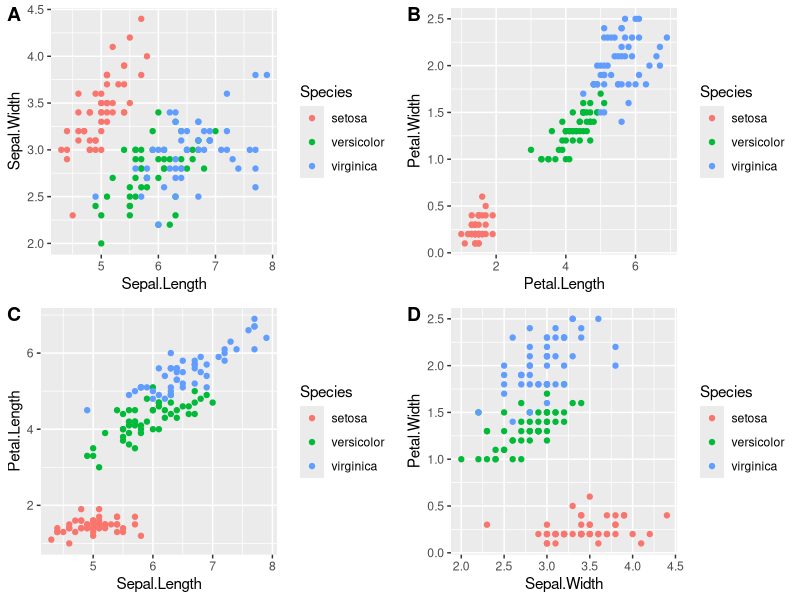
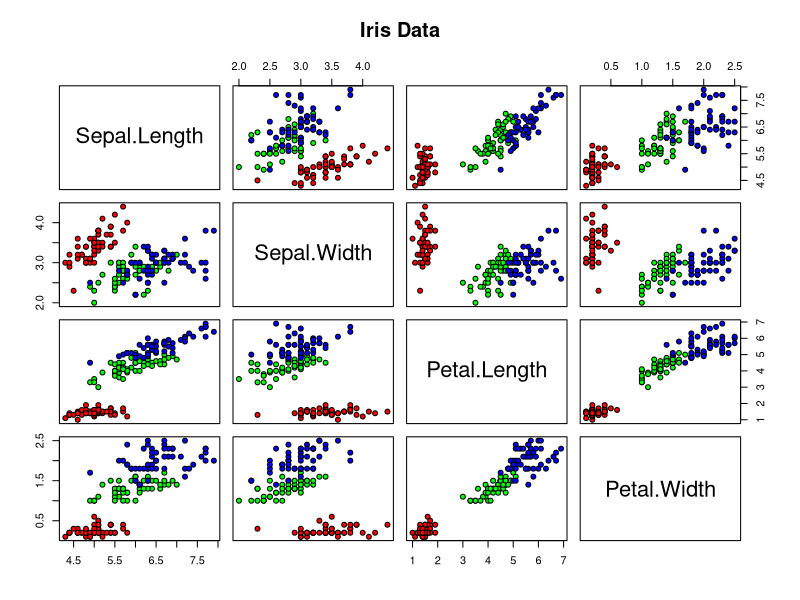
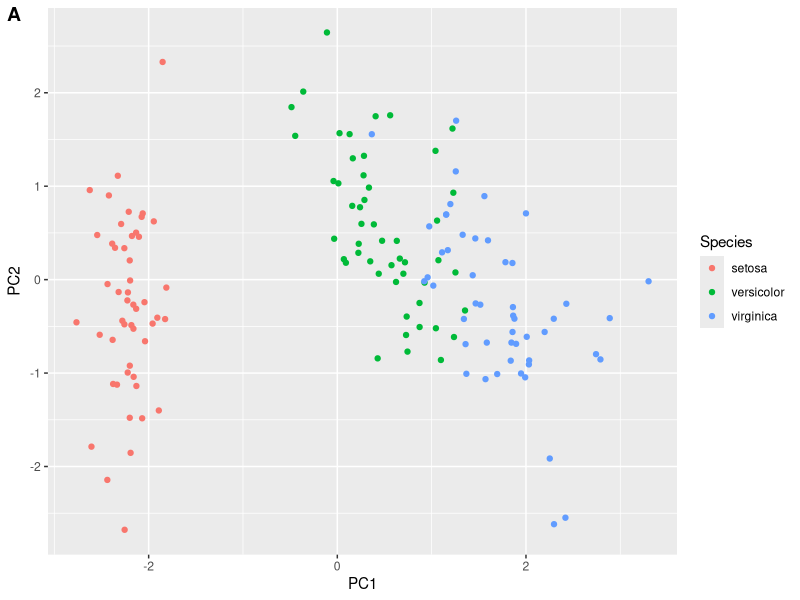
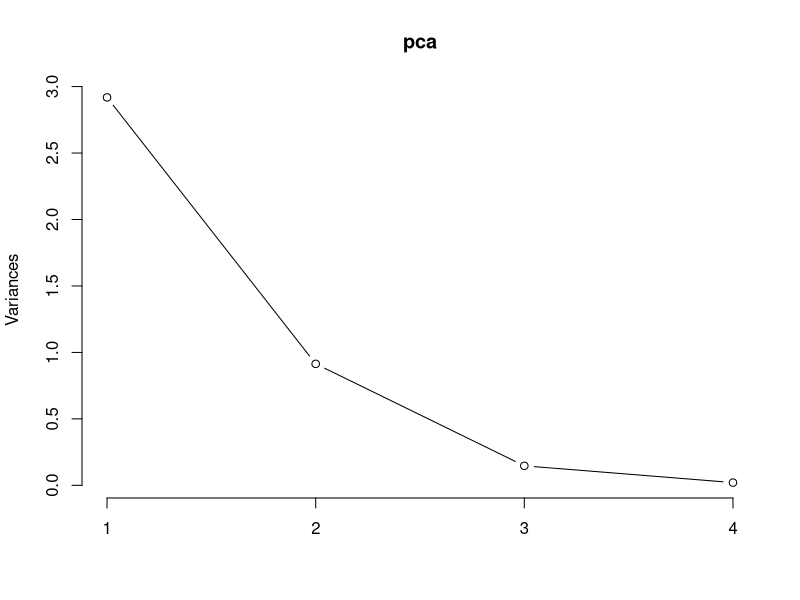
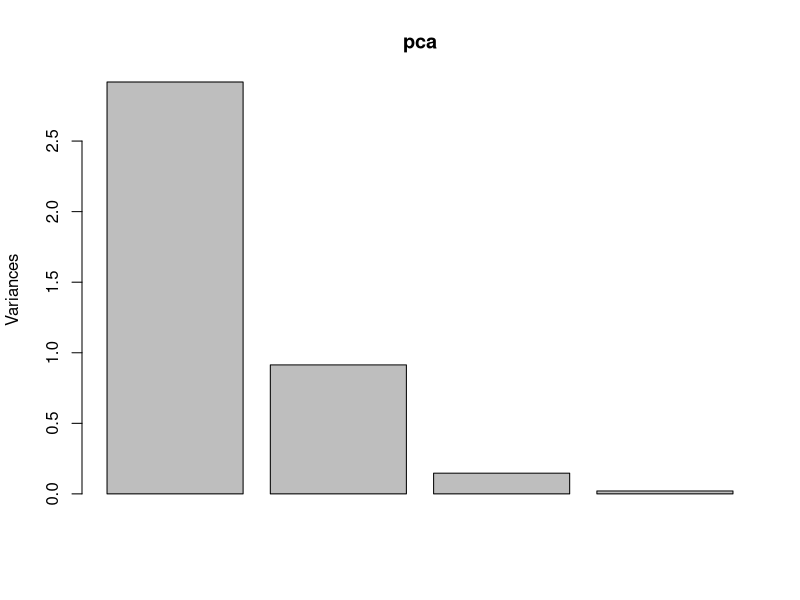

The R source for these figures, in order:
cat("\f")

library(datasets)
library(ggplot2)
library(cowplot)
library(dplyr)
library(grid)

head(iris)
summary(iris)

# Scatter plot
p1 <- ggplot(iris, aes(x=Sepal.Length, y=Sepal.Width, color=Species))+geom_point()
p2 <- ggplot(iris, aes(x=Petal.Length, y=Petal.Width, color=Species)) + geom_point()
p3 <- ggplot(iris, aes(x=Sepal.Length, y=Petal.Length, color=Species)) + geom_point()
p4 <- ggplot(iris, aes(x=Sepal.Width, y=Petal.Width, color=Species)) + geom_point()

plot_grid(p1,p2,p3, p4, labels = "AUTO")

# Scatter plot
pairs(iris[1:4], main = "Iris Data", pch = 21, bg = c("red", "green", "blue")[unclass(iris$Species)])

# PCA
iris_pca <- iris %>% select(-Species) %>%
  scale() %>%
  prcomp() ->
  pca

summary(pca)
head(pca$x)

# add species data into the PCA data
pca_data <- data.frame(pca$x, Species=iris$Species)
head(pca_data)

q1 = ggplot(pca_data, aes(x=PC1, y=PC2, color=Species))+geom_point()
plot_grid(q1, labels='AUTO')

plot(pca, type="lines")

plot(pca)